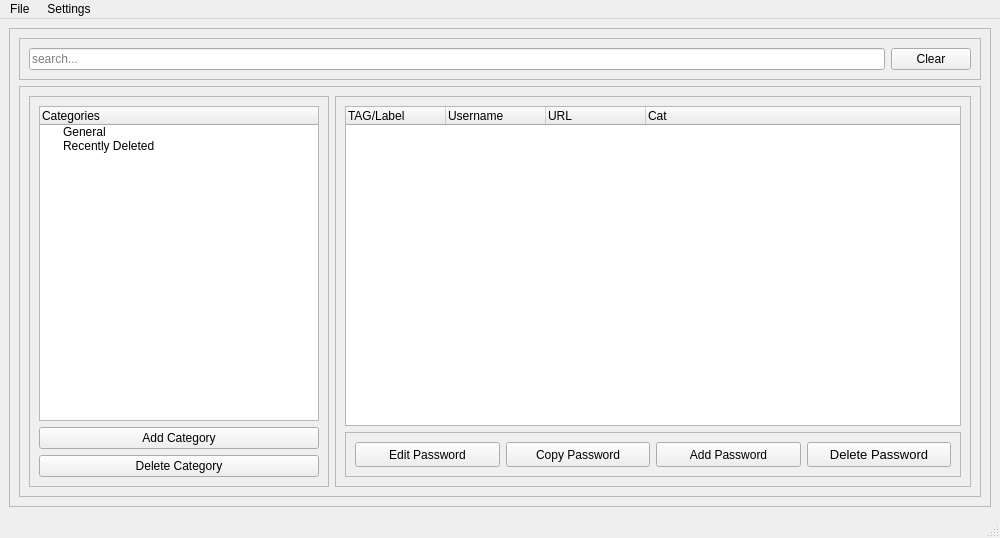
<?xml version="1.0" encoding="UTF-8"?>
<ui version="4.0">
 <class>MainWindow</class>
 <widget class="QMainWindow" name="MainWindow">
  <property name="geometry">
   <rect>
    <x>0</x>
    <y>0</y>
    <width>1000</width>
    <height>538</height>
   </rect>
  </property>
  <property name="sizePolicy">
   <sizepolicy hsizetype="Minimum" vsizetype="Minimum">
    <horstretch>0</horstretch>
    <verstretch>0</verstretch>
   </sizepolicy>
  </property>
  <property name="minimumSize">
   <size>
    <width>1000</width>
    <height>300</height>
   </size>
  </property>
  <property name="windowTitle">
   <string>MainWindow</string>
  </property>
  <property name="inputMethodHints">
   <set>Qt::ImhNone</set>
  </property>
  <property name="unifiedTitleAndToolBarOnMac">
   <bool>false</bool>
  </property>
  <widget class="QWidget" name="centralwidget">
   <layout class="QHBoxLayout" name="horizontalLayout_2">
    <item>
     <widget class="QFrame" name="frame">
      <property name="sizePolicy">
       <sizepolicy hsizetype="Minimum" vsizetype="Minimum">
        <horstretch>0</horstretch>
        <verstretch>0</verstretch>
       </sizepolicy>
      </property>
      <property name="minimumSize">
       <size>
        <width>600</width>
        <height>300</height>
       </size>
      </property>
      <property name="frameShape">
       <enum>QFrame::StyledPanel</enum>
      </property>
      <property name="frameShadow">
       <enum>QFrame::Raised</enum>
      </property>
      <layout class="QVBoxLayout" name="verticalLayout">
       <item>
        <widget class="QFrame" name="frame_7">
         <property name="frameShape">
          <enum>QFrame::StyledPanel</enum>
         </property>
         <property name="frameShadow">
          <enum>QFrame::Raised</enum>
         </property>
         <layout class="QHBoxLayout" name="horizontalLayout_3">
          <item>
           <widget class="QLineEdit" name="searchTextEdit">
            <property name="minimumSize">
             <size>
              <width>0</width>
              <height>20</height>
             </size>
            </property>
            <property name="placeholderText">
             <string>search...</string>
            </property>
           </widget>
          </item>
          <item>
           <widget class="QPushButton" name="clearButton">
            <property name="text">
             <string>Clear</string>
            </property>
           </widget>
          </item>
         </layout>
        </widget>
       </item>
       <item>
        <widget class="QFrame" name="frame_2">
         <property name="frameShape">
          <enum>QFrame::StyledPanel</enum>
         </property>
         <property name="frameShadow">
          <enum>QFrame::Raised</enum>
         </property>
         <layout class="QHBoxLayout" name="horizontalLayout">
          <item>
           <widget class="QFrame" name="frame_3">
            <property name="minimumSize">
             <size>
              <width>300</width>
              <height>0</height>
             </size>
            </property>
            <property name="maximumSize">
             <size>
              <width>300</width>
              <height>16777215</height>
             </size>
            </property>
            <property name="frameShape">
             <enum>QFrame::StyledPanel</enum>
            </property>
            <property name="frameShadow">
             <enum>QFrame::Raised</enum>
            </property>
            <layout class="QVBoxLayout" name="verticalLayout_2">
             <item>
              <widget class="QTreeWidget" name="categoriesTree">
               <property name="minimumSize">
                <size>
                 <width>130</width>
                 <height>0</height>
                </size>
               </property>
               <property name="styleSheet">
                <string notr="true"/>
               </property>
               <property name="columnCount">
                <number>1</number>
               </property>
               <attribute name="headerCascadingSectionResizes">
                <bool>false</bool>
               </attribute>
               <attribute name="headerDefaultSectionSize">
                <number>75</number>
               </attribute>
               <column>
                <property name="text">
                 <string>Categories</string>
                </property>
               </column>
               <item>
                <property name="text">
                 <string>General</string>
                </property>
               </item>
               <item>
                <property name="text">
                 <string>Recently Deleted</string>
                </property>
               </item>
              </widget>
             </item>
             <item>
              <widget class="QPushButton" name="addCategoryButton">
               <property name="text">
                <string>Add Category</string>
               </property>
               <property name="icon">
                <iconset>
                 <normaloff>icons/add.png</normaloff>icons/add.png</iconset>
               </property>
               <property name="iconSize">
                <size>
                 <width>14</width>
                 <height>14</height>
                </size>
               </property>
              </widget>
             </item>
             <item>
              <widget class="QPushButton" name="deleteCategoryButton">
               <property name="text">
                <string>Delete Category</string>
               </property>
               <property name="icon">
                <iconset>
                 <normaloff>icons/del.png</normaloff>icons/del.png</iconset>
               </property>
              </widget>
             </item>
            </layout>
           </widget>
          </item>
          <item>
           <widget class="QFrame" name="frame_4">
            <property name="maximumSize">
             <size>
              <width>1500</width>
              <height>16777215</height>
             </size>
            </property>
            <property name="frameShape">
             <enum>QFrame::StyledPanel</enum>
            </property>
            <property name="frameShadow">
             <enum>QFrame::Raised</enum>
            </property>
            <layout class="QVBoxLayout" name="verticalLayout_3">
             <item>
              <widget class="QTreeWidget" name="accountsTreeWidget">
               <column>
                <property name="text">
                 <string>TAG/Label</string>
                </property>
               </column>
               <column>
                <property name="text">
                 <string>Username</string>
                </property>
               </column>
               <column>
                <property name="text">
                 <string>URL</string>
                </property>
               </column>
               <column>
                <property name="text">
                 <string>Cat</string>
                </property>
               </column>
              </widget>
             </item>
             <item>
              <widget class="QFrame" name="frame_5">
               <property name="frameShape">
                <enum>QFrame::StyledPanel</enum>
               </property>
               <property name="frameShadow">
                <enum>QFrame::Raised</enum>
               </property>
               <layout class="QHBoxLayout" name="horizontalLayout_4">
                <item>
                 <widget class="QPushButton" name="editPasswordButton">
                  <property name="minimumSize">
                   <size>
                    <width>0</width>
                    <height>25</height>
                   </size>
                  </property>
                  <property name="maximumSize">
                   <size>
                    <width>200</width>
                    <height>100</height>
                   </size>
                  </property>
                  <property name="text">
                   <string>Edit Password</string>
                  </property>
                 </widget>
                </item>
                <item>
                 <widget class="QPushButton" name="copyPasswordButton">
                  <property name="minimumSize">
                   <size>
                    <width>0</width>
                    <height>25</height>
                   </size>
                  </property>
                  <property name="maximumSize">
                   <size>
                    <width>200</width>
                    <height>100</height>
                   </size>
                  </property>
                  <property name="text">
                   <string>Copy Password</string>
                  </property>
                 </widget>
                </item>
                <item>
                 <widget class="QPushButton" name="addPasswordButton">
                  <property name="minimumSize">
                   <size>
                    <width>0</width>
                    <height>25</height>
                   </size>
                  </property>
                  <property name="maximumSize">
                   <size>
                    <width>200</width>
                    <height>100</height>
                   </size>
                  </property>
                  <property name="text">
                   <string>Add Password</string>
                  </property>
                  <property name="icon">
                   <iconset>
                    <normaloff>icons/add.png</normaloff>icons/add.png</iconset>
                  </property>
                  <property name="iconSize">
                   <size>
                    <width>14</width>
                    <height>14</height>
                   </size>
                  </property>
                 </widget>
                </item>
                <item>
                 <widget class="QPushButton" name="deletePasswordButton">
                  <property name="maximumSize">
                   <size>
                    <width>200</width>
                    <height>100</height>
                   </size>
                  </property>
                  <property name="palette">
                   <palette>
                    <active>
                     <colorrole role="Text">
                      <brush brushstyle="SolidPattern">
                       <color alpha="255">
                        <red>170</red>
                        <green>0</green>
                        <blue>0</blue>
                       </color>
                      </brush>
                     </colorrole>
                     <colorrole role="BrightText">
                      <brush brushstyle="SolidPattern">
                       <color alpha="255">
                        <red>170</red>
                        <green>0</green>
                        <blue>0</blue>
                       </color>
                      </brush>
                     </colorrole>
                     <colorrole role="ButtonText">
                      <brush brushstyle="SolidPattern">
                       <color alpha="255">
                        <red>170</red>
                        <green>0</green>
                        <blue>0</blue>
                       </color>
                      </brush>
                     </colorrole>
                    </active>
                    <inactive>
                     <colorrole role="Text">
                      <brush brushstyle="SolidPattern">
                       <color alpha="255">
                        <red>170</red>
                        <green>0</green>
                        <blue>0</blue>
                       </color>
                      </brush>
                     </colorrole>
                     <colorrole role="BrightText">
                      <brush brushstyle="SolidPattern">
                       <color alpha="255">
                        <red>255</red>
                        <green>255</green>
                        <blue>255</blue>
                       </color>
                      </brush>
                     </colorrole>
                     <colorrole role="ButtonText">
                      <brush brushstyle="SolidPattern">
                       <color alpha="255">
                        <red>0</red>
                        <green>0</green>
                        <blue>0</blue>
                       </color>
                      </brush>
                     </colorrole>
                    </inactive>
                    <disabled>
                     <colorrole role="Text">
                      <brush brushstyle="SolidPattern">
                       <color alpha="255">
                        <red>120</red>
                        <green>120</green>
                        <blue>120</blue>
                       </color>
                      </brush>
                     </colorrole>
                     <colorrole role="BrightText">
                      <brush brushstyle="SolidPattern">
                       <color alpha="255">
                        <red>255</red>
                        <green>255</green>
                        <blue>255</blue>
                       </color>
                      </brush>
                     </colorrole>
                     <colorrole role="ButtonText">
                      <brush brushstyle="SolidPattern">
                       <color alpha="255">
                        <red>120</red>
                        <green>120</green>
                        <blue>120</blue>
                       </color>
                      </brush>
                     </colorrole>
                    </disabled>
                   </palette>
                  </property>
                  <property name="font">
                   <font>
                    <pointsize>10</pointsize>
                   </font>
                  </property>
                  <property name="text">
                   <string>Delete Password</string>
                  </property>
                  <property name="icon">
                   <iconset>
                    <normalon>icons/del.png</normalon>
                   </iconset>
                  </property>
                  <property name="flat">
                   <bool>false</bool>
                  </property>
                 </widget>
                </item>
               </layout>
              </widget>
             </item>
            </layout>
           </widget>
          </item>
         </layout>
        </widget>
       </item>
      </layout>
     </widget>
    </item>
   </layout>
  </widget>
  <widget class="QStatusBar" name="statusbar"/>
  <widget class="QMenuBar" name="menubar">
   <property name="geometry">
    <rect>
     <x>0</x>
     <y>0</y>
     <width>1000</width>
     <height>18</height>
    </rect>
   </property>
   <widget class="QMenu" name="menuFile">
    <property name="title">
     <string>File </string>
    </property>
    <addaction name="actionOpen_local_File"/>
    <addaction name="actionOpen_URL"/>
    <addaction name="separator"/>
    <addaction name="actionSave"/>
    <addaction name="actionSave_as_Local_File"/>
   </widget>
   <widget class="QMenu" name="menuSettings">
    <property name="title">
     <string>Settings</string>
    </property>
    <widget class="QMenu" name="menuTheme">
     <property name="title">
      <string>Theme</string>
     </property>
     <addaction name="actionDefault"/>
     <addaction name="actionDark"/>
    </widget>
    <addaction name="menuTheme"/>
    <addaction name="actionChange_Master_Password"/>
    <addaction name="separator"/>
   </widget>
   <addaction name="menuFile"/>
   <addaction name="menuSettings"/>
  </widget>
  <action name="actionOpen_local_File">
   <property name="text">
    <string>Open local File</string>
   </property>
  </action>
  <action name="actionOpen_URL">
   <property name="text">
    <string>Open URL </string>
   </property>
  </action>
  <action name="actionSave">
   <property name="text">
    <string>Save </string>
   </property>
  </action>
  <action name="actionSave_as_Local_File">
   <property name="text">
    <string>Save as Local File</string>
   </property>
  </action>
  <action name="actionAdd_Cat">
   <property name="text">
    <string>Edit Category</string>
   </property>
  </action>
  <action name="actionDelete_Cat">
   <property name="text">
    <string>Delete Category</string>
   </property>
  </action>
  <action name="actionChange_Master_Password">
   <property name="text">
    <string>Change Master Password</string>
   </property>
  </action>
  <action name="actionAutoSave">
   <property name="checkable">
    <bool>true</bool>
   </property>
   <property name="checked">
    <bool>false</bool>
   </property>
   <property name="text">
    <string>AutoSave</string>
   </property>
  </action>
  <action name="actionDark">
   <property name="checkable">
    <bool>true</bool>
   </property>
   <property name="text">
    <string>Dark</string>
   </property>
  </action>
  <action name="actionNeon">
   <property name="text">
    <string>Neon</string>
   </property>
  </action>
  <action name="actionCottonCandy">
   <property name="text">
    <string>CottonCandy</string>
   </property>
  </action>
  <action name="actionKau">
   <property name="text">
    <string>Kau</string>
   </property>
  </action>
  <action name="actionDefault">
   <property name="checkable">
    <bool>true</bool>
   </property>
   <property name="checked">
    <bool>true</bool>
   </property>
   <property name="text">
    <string>Default</string>
   </property>
  </action>
  <action name="actionDataStream">
   <property name="text">
    <string>Futuristic</string>
   </property>
  </action>
 </widget>
 <resources>
  <include location="icons/h.qrc"/>
 </resources>
 <connections/>
</ui>
